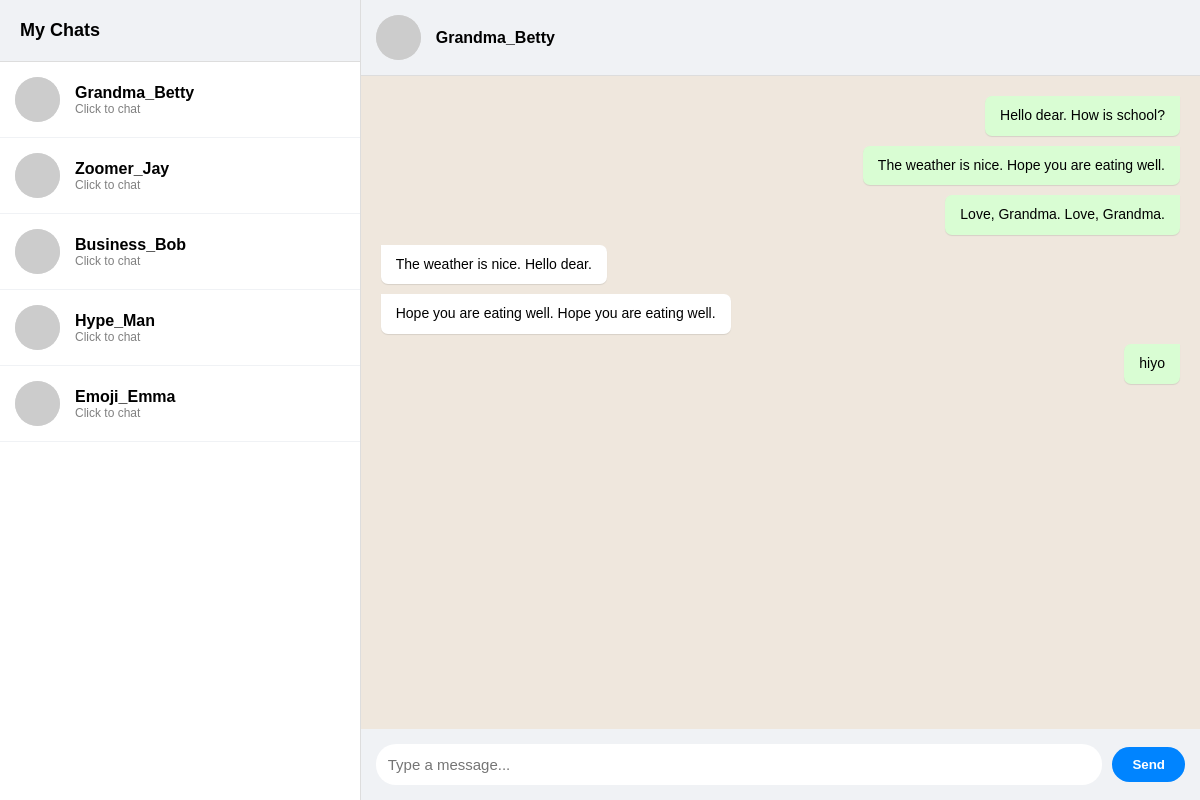
The page /chat/2/ (signed in) on the database as committed earlier.
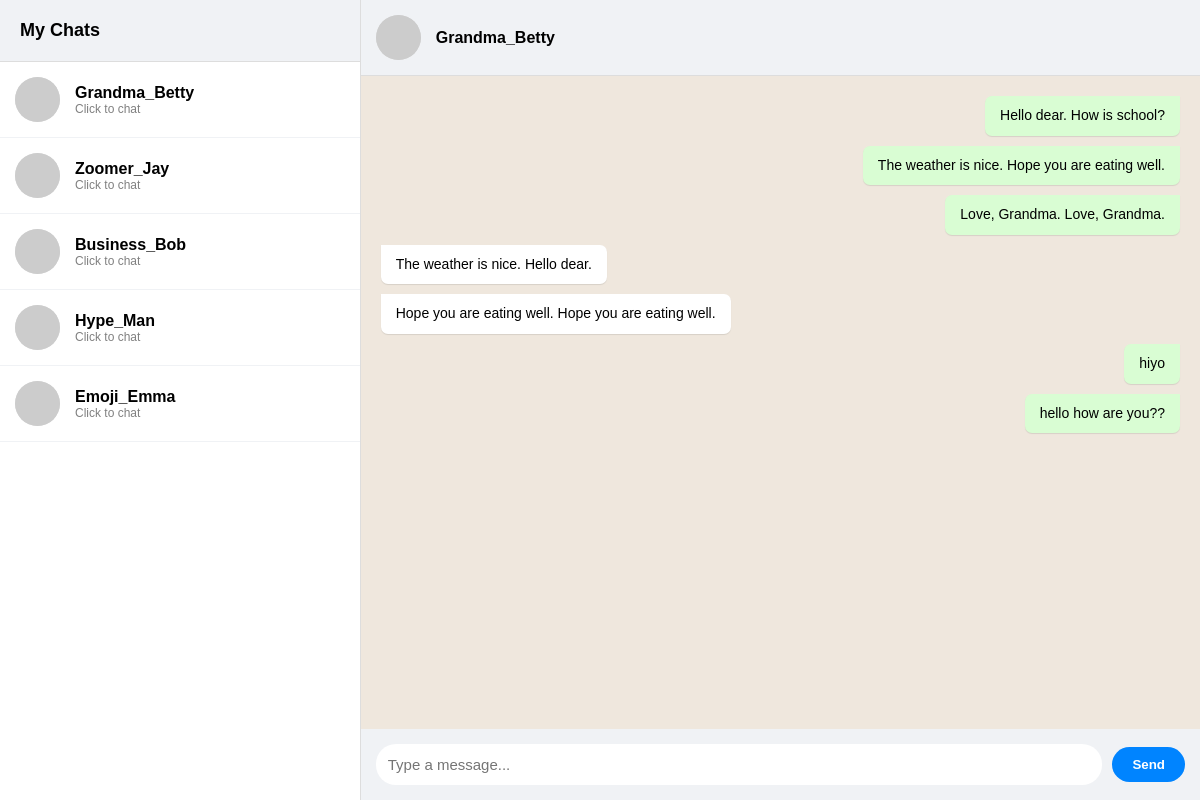
The same page on the database as committed later.
### chat/models.py (models this page shows, shortened)
class Message(models.Model):
    sender = models.ForeignKey(User, on_delete=models.CASCADE, related_name='sent_messages')
    receiver = models.ForeignKey(User, on_delete=models.CASCADE, related_name='received_messages')
    content = models.TextField()
    timestamp = models.DateTimeField(auto_now_add=True)
    class Meta:
        ordering = ['timestamp']

### chat/views.py (the view)
# urls.py: path('<int:user_id>/', views.chat_room, name='chat_room'), # Specific chat
@login_required
def chat_room(request, user_id):
    users = User.objects.exclude(id=request.user.id)
    other_user = get_object_or_404(User, id=user_id)
    messages = Message.objects.filter(
        Q(sender=request.user, receiver=other_user) |
        Q(sender=other_user, receiver=request.user)
    ).order_by('timestamp')
    users_ids = [request.user.id, other_user.id]
    users_ids.sort() # Sorts to [1, 5]
    room_name = f"chat_{users_ids[0]}_{users_ids[1]}"
    return render(request, 'chat/room.html', {
        'users': users,
        'other_user': other_user,
        'messages': messages,
        'room_name': room_name # <--- We pass this specific room to the frontend
    })

### chat/templates/chat/room.html (shortened to what this page needs)
<!DOCTYPE html>
<html>
<head>
</head>
<body>
    <div id="sidebar">
        <div class="sidebar-header">My Chats</div>
        <div class="user-list">
            {% for user in users %}
                <a href="{% url 'chat_room' user.id %}" class="user-item">
                    <img src="https://api.dicebear.com/9.x/avataaars/svg?seed={{ user.username }}" class="user-avatar">
                    <div>
                        <div style="font-weight: bold;">{{ user.username }}</div>
                        <div style="font-size: 12px; color: gray;">Click to chat</div>
                    </div>
                </a>
            {% endfor %}
        </div>
    </div>
    <div id="chat-area">
        {% if other_user %}
            <div class="chat-header">
                <img src="https://api.dicebear.com/9.x/avataaars/svg?seed={{ other_user.username }}" class="user-avatar">
                <h3>{{ other_user.username }}</h3>
            </div>
            <div id="chat-log">
                {% for message in messages %}
                    <div class="message {% if message.sender == request.user %}sent{% else %}received{% endif %}">
                        {{ message.content }}
                    </div>
                {% endfor %}
            </div>
            <div id="input-area">
                <input id="chat-message-input" type="text" placeholder="Type a message...">
                <button id="chat-message-submit">Send</button>
            </div>
        {% endif %}
    </div>
</body>
</html>

Rows that differ between the two databases and show on the page:
added Message: content "hello how are you??"
